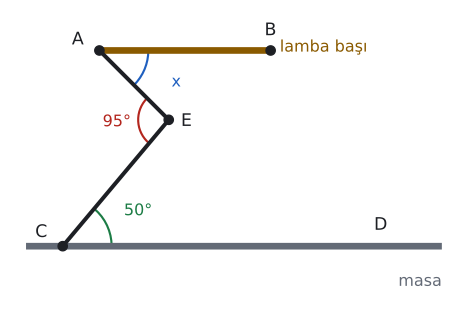

Write the Python code that produced this figure.
import sys; sys.path.insert(0, "tools")
from cizim import *
def yon(d): return np.array([np.cos(np.radians(d)), np.sin(np.radians(d))])
def kesis(p, u, q, v):
    s = np.linalg.solve(np.array([u, -v]).T, q - p); return p + s[0] * u
def aciolc(k, p, q):
    return np.degrees(np.arccos(np.dot(p - k, q - k) / np.linalg.norm(p - k) / np.linalg.norm(q - k)))

# Alıştırma 8 (masa lambası): lamba başı [AB] masaya [CD] paralel. m(BAE) = x = 45°, m(DCE) = 50°, m(AEC) = 95°.
h = 3.2
A = np.array([0.6, h]); B = np.array([3.4, h]); C = np.array([0.0, 0.0]); D = np.array([5.6, 0.0])
E = kesis(A, yon(-45), C, yon(50)); print("E", E, aciolc(E, A, C))
fig, ax = sekil(6, 4.2); ax.set_aspect("equal"); ax.axis("off")
ax.plot([-0.6, 6.2], [0, 0], color=SOLUK, lw=5, solid_capstyle="butt")
ax.text(6.2, -0.45, "masa", color=SOLUK, ha="right", va="top", fontsize=12)
ax.plot(*zip(A, B), color=SARI, lw=5, solid_capstyle="butt")
ax.text(B[0] + 0.15, B[1] + 0.05, "lamba başı", color=SARI, ha="left", va="center", fontsize=12)
ax.plot(*zip(A, E, C), color=YAZI, lw=3)
nokta(ax, *A, "A", dx=-0.45, dy=0.1); nokta(ax, *B, "B", dx=-0.1, dy=0.25)
nokta(ax, *C, "C", dx=-0.45, dy=0.15); nokta(ax, *E, "E", dx=0.2, dy=-0.1)
ax.text(D[0] - 0.4, 0.2, "D", ha="center", va="bottom")
aci(ax, A, B, E, r=0.8, ad="x", renk=MAVI)
aci(ax, C, D, E, r=0.8, ad="50°", renk=YESIL)
aci(ax, E, C, A, r=0.5, ad="95°", renk=KIRMIZI)
ax.set_xlim(-0.9, 6.4); ax.set_ylim(-1.0, h + 0.7)
kaydet(fig, __file__)
